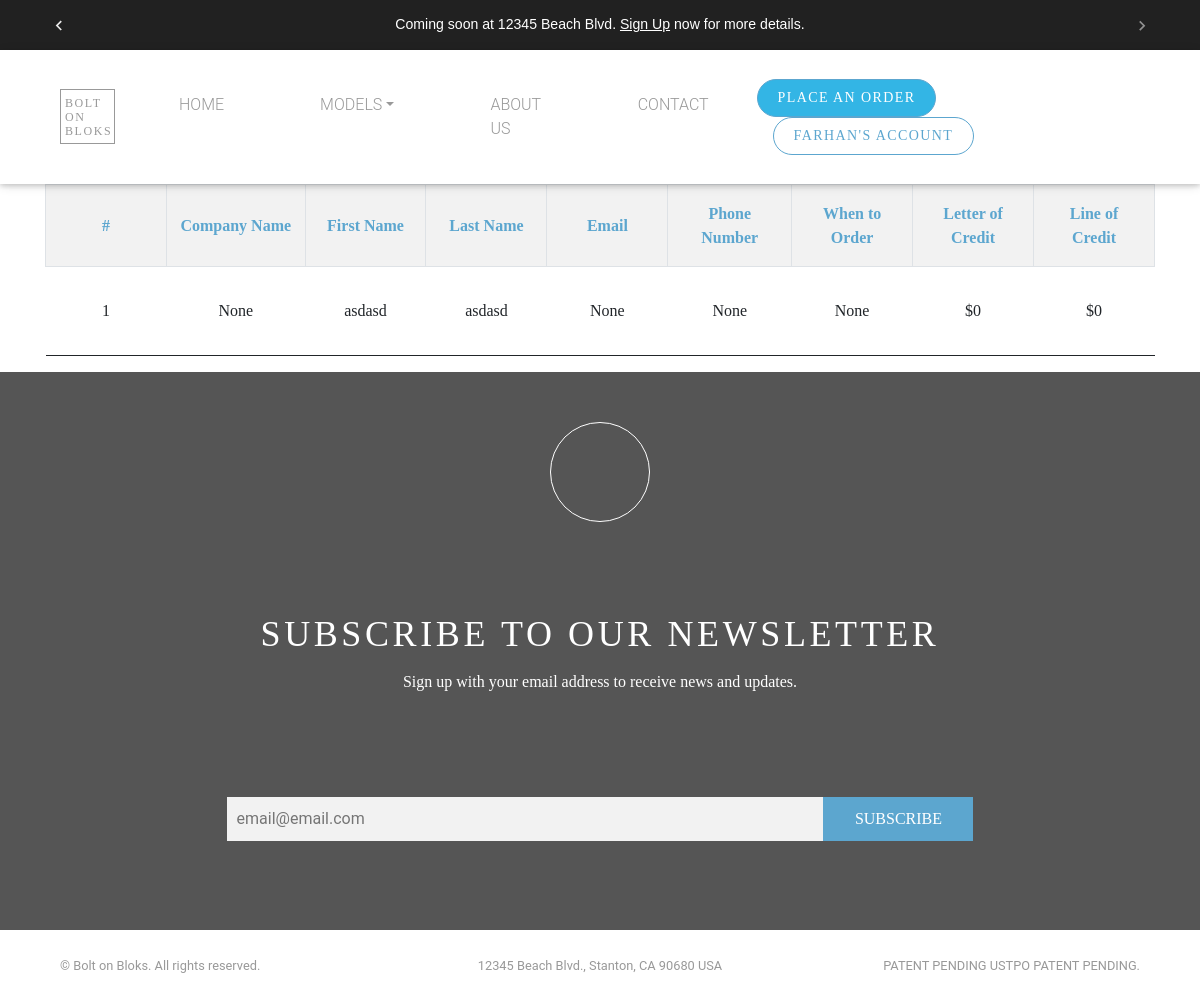
/buyer/applications (signed in), run on an earlier commit of the app's database.
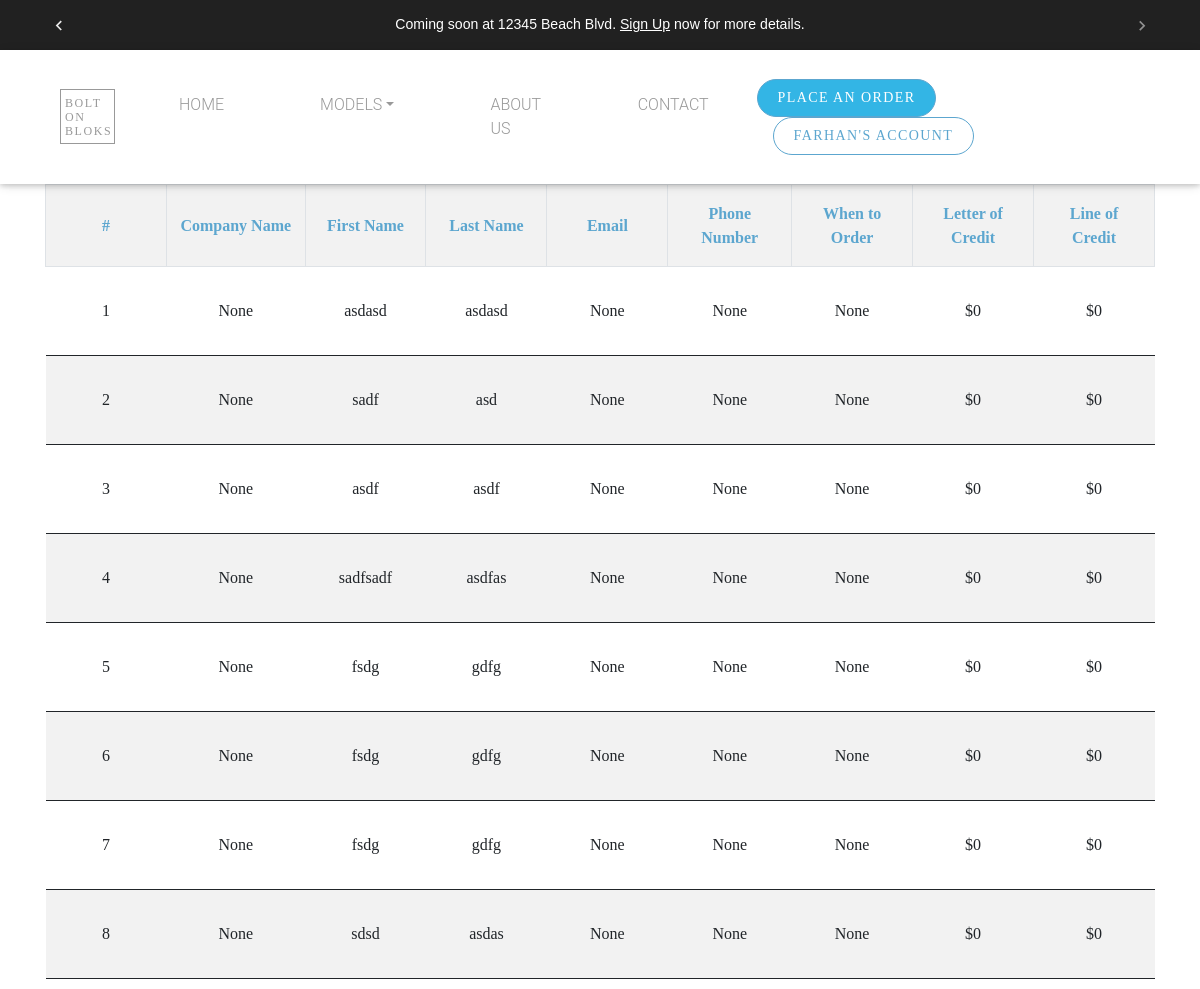
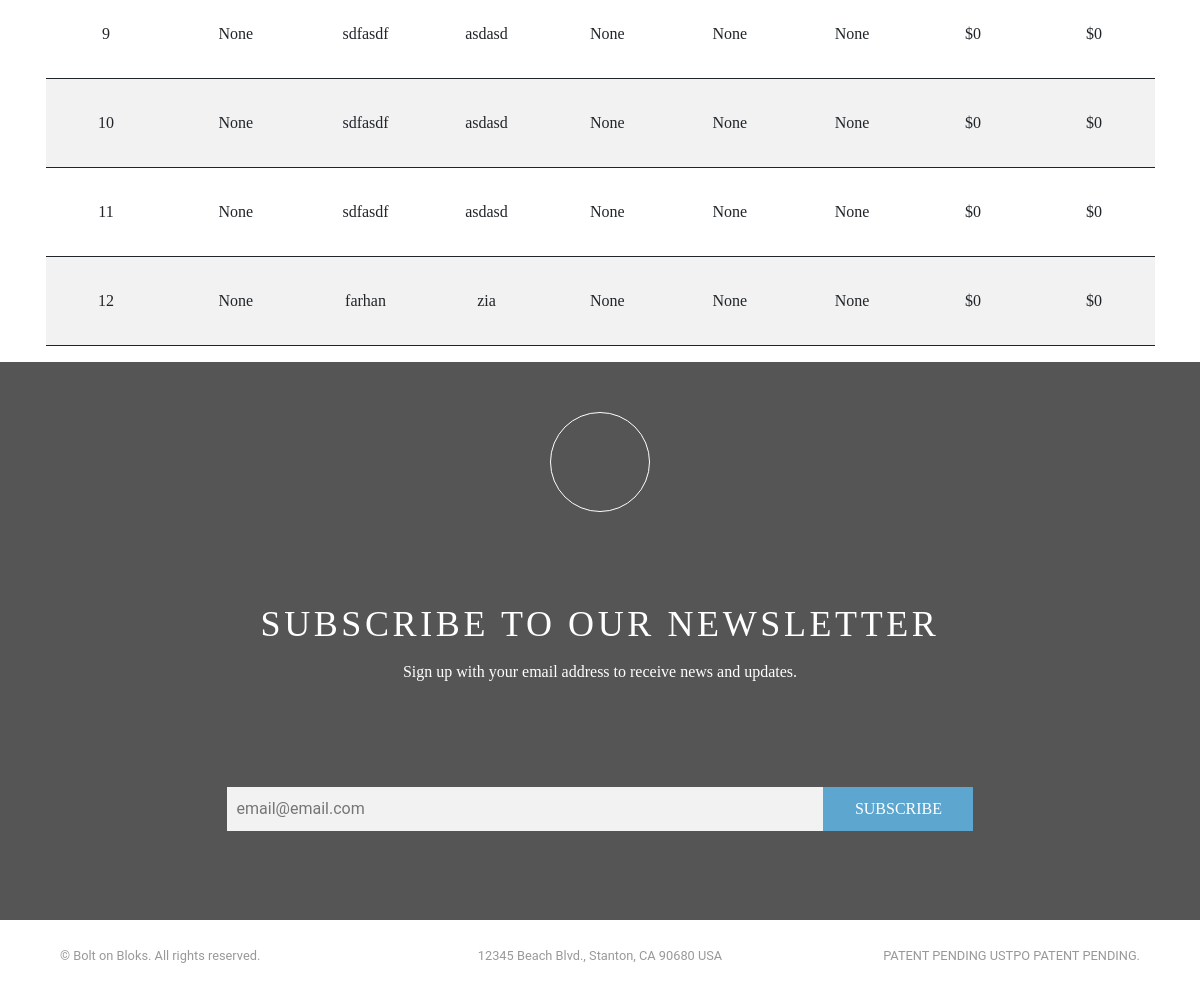
And on a later commit of the database (2 pictures, top to bottom).
### users/models.py (models this page shows, shortened)
class User(AbstractUser):
    email = models.EmailField(verbose_name='email address',max_length=255,unique=True)
    username = models.CharField(verbose_name='Username',max_length=255,default=None, blank=True, null= True)
    USERNAME_FIELD = 'email'
    REQUIRED_FIELDS = ['username']

### order/models.py (models this page shows)
class Order(models.Model):
    Type_Of_Climate_Area = (
        ('select all','Select All'),
        ('Heavy Snow Load','Heavy Snow Load'),
        ('High Wind','High Wind'),
        ('Tornado','Tornado'),
        ('Earthquake','Earthquake'),
        ('Desert','Desert'),
        ('Other','Other '),
    )
    YES_NO_CHOICES = (
        ('yes', 'Yes'),
        ('no', 'No')
    )
    user = models.ForeignKey(User, on_delete=models.CASCADE, default=None, blank=True, null=True)
    f_name = models.CharField('First Name',max_length=100)
    l_name = models.CharField('Last Name',max_length=100)
    email = models.EmailField('Email',max_length=100, help_text="Optional", blank=True, null=True)
    company_name = models.CharField('Name of Company',max_length=100, help_text="Optional", blank=True, null=True)
    phone_number = models.CharField(("Phone Number"), max_length = 18, help_text="Optional", blank=True, null=True)
    zipcode = USZipCodeField("Zip Code",blank=True, null=True)
    letter_of_credit = models.CharField("Do you have a Letter of Credit?", max_length=5, choices= YES_NO_CHOICES, blank=True, null=True)
    how_much_letter_of_credit= models.CharField("What is the value of your Letter of Credit (in USD)?",max_length=50, help_text="in USD$", blank=True, null=True)
    line_of_credit = models.CharField("Do you have a Line of Credit?", max_length=5, choices= YES_NO_CHOICES, blank=True, null=True)
    how_much_line_of_credit= models.CharField("What is the currently unused amount in your Line of Credit?",max_length=50, help_text="in USD$",blank=True, null=True)
    STATUS_CHOICES = (("3-6 Months","3-6 Months"),
        ("6-9 Months", "6-9 Months"),
        ("1 Year or More", "1 Year or More"),
        )
    When_To_Order =(
        ('urgent','Urgent(within 30 days)'),
        ('other','Other'),
        )
    when_to_order = models.CharField("When are you looking to order?",choices=When_To_Order ,max_length=50, default=None, null=True, blank=True)
    other_when_to_order = models.CharField("When To Order",choices=STATUS_CHOICES ,max_length=50, default=None, null=True, blank=True)
    type_of_climate_area = MultiSelectField("On which type of climate area(s) will the development(s) be sited? ",choices=Type_Of_Climate_Area, max_length=300, blank=True, null=True)
    other_type_of_climate_area =models.CharField(max_length=200, verbose_name="Other", null=True, blank=True)
    septic_infrastructure  = models.CharField("Does the development site already have septic infrastructure or service?",choices=YES_NO_CHOICES, max_length=100, blank=True, null=True)
    installation_septic_infrastructure  = models.CharField("Does it require the installation of septic infrastructure? (There will be a charge for initial infrastructure installation and periodic maintenance service charges.) ",choices=YES_NO_CHOICES, max_length=100, blank=True, null=True, default=None)
    class Meta:
        verbose_name = "Buyer Application"
        verbose_name_plural = "Buyer Applications"

### order/views.py (the view)
# urls.py: path('buyer/applications',ViewBuyerApp.as_view(), name="buyer-app"),
class ViewBuyerApp(LoginRequiredMixin, UserPassesTestMixin, ListView):
    def test_func(self):
        if self.request.user.is_superuser:
            return True
        else:
            return False
    model = Order
    template_name = 'order/view_orders.html'
    context_object_name = 'orders'
    def get_context_data(self, **kwargs):
        context = super(ViewBuyerApp, self).get_context_data(**kwargs)
        context.update({'title': 'Orders'})
        return context
    def get_queryset(self):
        qs = Order.objects.annotate(fieldsum=(Cast('how_much_letter_of_credit', FloatField(
        ))) + (Cast('how_much_line_of_credit', FloatField()))).order_by('-when_to_order', '-fieldsum')
        return qs

### users/forms.py
class EmailListForm(forms.ModelForm):
    class Meta:
        model = EmailList
        fields = ['email']
    def __init__(self, *args, **kwargs):
        super(EmailListForm, self).__init__(*args, **kwargs)
        self.fields['email'].widget.attrs.update({
            'placeholder': 'email@email.com',
            "class":"news-input",
        })

### users/context_processor.py (called while the page is built)
def email_form(request):
    form = EmailListForm()
    return {"subscribe_form":form}

### order/templates/order/view_orders.html
{% extends "users/base.html" %}
{% load crispy_forms_tags %}
{% load static %}
{% load humanize %}
{% block content%}
<div class="container">
    <div class="row">
        <div class="col-md-12 table-responsive">
            <table class="text-center view_order_table table table-striped table-bordered animate zoomIn">
                <tr>
                <th><b>#</b></th><th>Company Name</th><th>First Name</th><th>Last Name</th><th>Email</th><th>Phone Number</th><th>When to Order</th><th>Letter of Credit</th><th>Line of Credit</th></tr>
                {% for order in orders %}
                    <tr>
                        <td colspan="0"><strong>{{forloop.counter}}</strong></td>
                        <td>{{order.company_name}}</td>
                        <td>{{order.f_name}}</td>
                        <td>{{order.l_name}}</td>
                        <td>{{order.email}}</td>
                        <td>{{order.phone_number}}</td>
                        {% if order.when_to_order != 'other' %}
                        <td>{{order.when_to_order}}</td>
                        {% elif order.when_to_order == 'other' %}
                        <td>Within {{order.other_when_to_order}} Days</td>
                        {% endif %}
                        <td>${{order.how_much_letter_of_credit|intcomma}}</td>
                        <td>${{order.how_much_line_of_credit|intcomma}}</td>
                    </tr>
                    {% endfor %}
                </table>
        </div>
    </div>
 </div>
{% endblock%}

### users/templates/users/base.html (shortened to what this page needs)
{% load static %}
<!DOCTYPE html>
<html lang="en">
<head>
	<link type="text/css" rel="stylesheet" href="{% static 'users/new_custom/vendor/bootstrap/css/bootstrap.min.css' %}" />
	<link type="text/css" rel="stylesheet" href="{% static 'users/new_custom/css/slick.css' %}" />
	<link type="text/css" rel="stylesheet" href="{% static 'users/new_custom/css/slick-theme.css' %}" />
	<link type="text/css" rel="stylesheet" href="{% static 'users/custom/custom.css' %}" />
	<link type="text/css" rel="stylesheet" href="{% static 'users/new_custom/css/custom.css' %}" />
	<link type="text/css" rel="stylesheet" href="{% static 'users/new_custom/css/style.css' %}" />
	<link type="text/css" rel="stylesheet" href="{% static 'users/fonts/stylesheet.css' %}" />
	<link href="{% static 'MBD/css/mdb.min.css' %}" rel="stylesheet">
</head>
<body>
 <header id="nav-header">
	<div class="container-fluid bg-dark top-header-fixed">
		<div class="row">
			<div class="col-md-12 col-sm-12 add-bar">
				<div id="carouselExampleControls" class="carousel slide" data-ride="carousel">
					<div class="carousel-inner quicksand-font">
						  <div class="carousel-item active">
								<p class="top-add">Coming soon at 12345 Beach Blvd. <a href="#id_subscribe">Sign Up</a> now for more details. </p>
						  </div>
					</div>
						<a id="add-bar-control-prev" class="carousel-control-prev" href="#carouselExampleControls" role="button" data-slide="prev">
						  <span id="#add-bar-control-prev-icon" class="carousel-control-prev-icon" aria-hidden="true"></span>
						</a>
						<a id="add-bar-control-next" class="carousel-control-next" href="#carouselExampleControls" role="button" data-slide="next">
						  <span id="#add-bar-control-next-icon" class="carousel-control-next-icon" aria-hidden="true"></span>
						</a>
				</div>
			</div>
		</div>
	</div>
  <nav class="navbar navbar-expand-lg navbar-dark navbar-custom">
    <div class="container-fluid">
      <a class="navbar-brand" href="#">BOLT ON BLOKS</a>
      <div class="collapse navbar-collapse" id="navbarResponsive">
        <ul id="nav-bar" class="navbar-nav mr-auto">
          <li class="nav-item active">
            <a class="nav-link" href="{% url 'home' %}">HOME</a>
          </li>
			<li class="nav-item dropdown" >
				<a class="nav-link dropdown-toggle models" id="navbarDropdownMenuLink"
				   data-toggle="dropdown"
				   aria-haspopup="true" aria-expanded="false">MODELS</a>
			</li>
          <li class="nav-item">
            <a class="nav-link" href="#">ABOUT US</a>
          </li>
          <li class="nav-item">
            <a class="nav-link" href="{% url 'contact-us' %}">CONTACT</a>
          </li>
        </ul>
        <div class="form-inline my-2 my-lg-0">
            <a class="no-btn btn-info" href="{% url 'order-form' %}">PLACE AN ORDER</a>
           {% if request.user.is_authenticated %}
               <a class="no-btn ml-3" href="{% url 'user-profile' %}">
                  {% if request.user.first_name %}
                     {{ request.user.first_name }}'s
                  {% elif request.user.last_name %}
                     {{ request.user.last_name }}'s
                  {% endif %}
                  Account</a>
           {% endif %}
        </div>
      </div>
    </nav>
</header>
	<div class="md-padding">
		{% block  content %}
		{% endblock %}
	</div>
   <div class="container-fluid">
      <div class="row">
        <div class="col-md-12">
         <form  class="no-margin" method="POST" action="{% url 'home' %}">
            <div class="row news-letter txt-center">
            <div class="icon-div">
            </div>
            <div class="col-md-12">
              <p class="subsribe-us-txt">SUBSCRIBE TO OUR NEWSLETTER</p>
              <p class="sign-up-txt">Sign up with your email address to receive news and updates.</p>
            </div>
            <div class="col-md-12 sub-input-parent">
			   {{subscribe_form.email}}
			   <button class="subsribe-btn">SUBSCRIBE</button>
            </div>
            </div>
         </form>
        </div>
      </div>
   </div>
   <footer>
      <div class="container-fluid">
         <div class="row">
             <div class="col-lg-4"><p class="m-0 text-left small">&copy; Bolt on Bloks. All rights reserved.</p></div>
             <div class="col-lg-4"><p class="m-0 text-center small">12345 Beach Blvd., Stanton, CA 90680 USA</p></div>
             <div class="col-lg-4"><p class="m-0 text-right small">PATENT PENDING USTPO PATENT PENDING.</p></div>
         </div>
      </div>
   </footer>
</body>
</html>

### static/users/custom/custom.css (style rules this page uses)
html { scroll-behavior: smooth; font-family: 'Quicksand', sans-serif !important; }
.quicksand-font { font-family: 'Quicksand', sans-serif !important; }
table { font-family: didot-w01-italic, serif; }
form { margin-left: 100px !important; margin-right: 100px !important; }
.view_order_table { font-family: Montserrat; border-bottom: 2px solid; }
.view_order_table { border-bottom: 2px solid; }
.view_order_table tbody tr { border-bottom: 1px solid; }
.view_order_table tbody tr td { vertical-align: middle; border: none; }
.view_order_table th { color: #5CA6CF; font-size: 1rem; font-weight: 600; vertical-align: middle !important; }
.view_order_table td { font-size: 1rem; padding: 2rem 3px 2rem 3px !important; width: 5em; }
.top-add { padding-top: 14px; text-align: center; color: white; font-weight: 400; }
.add-bar { font-size: .88em; height: 50px; }
.top-add a { color: white !important; font-weight: 500; text-decoration: underline; }
#add-bar-control-prev { position: absolute; left: -15px; width: 10%; }
#add-bar-control-next { position: absolute; right: -15px; width: 10%; }
.no-margin { margin-left: 0px !important; margin-right: 0px !important; }

### static/users/new_custom/css/custom.css (style rules this page uses)
body { font-family: 'Montserrat', sans-serif; }
.navbar-custom { z-index: 4; padding-top: 1.8rem; padding-bottom: 1.8rem; background-color: rgba(255, 255, 255, 1) }
.navbar-custom .navbar-brand { text-transform: uppercase; font-size: 1rem; letter-spacing: .1rem; font-weight: 700;font-family: Hoefler Text; font-style: normal; font-weight: normal; font-size: 12px; line-height: 14px; color: #999; width: 55px; height: 55px; border: 1px solid #999; white-space: initial; padding: 6px 4px; }
.navbar-dark .navbar-nav .nav-link { color: #999 !important; }
.no-btn { text-transform: uppercase; background-color:#fff; border:1px solid #5CA6CF; color: #5CA6CF; border-radius: 25px; font-family: Montserrat; font-style: normal; font-weight: normal; font-size: 14px; line-height: 22px; text-align: center; letter-spacing: 0.1em; padding: 7px 20px; }
.navbar-dark .navbar-nav .active>.nav-link, .navbar-dark .navbar-nav .nav-link.active, .navbar-dark .navbar-nav .nav-link.show, .navbar-dark .navbar-nav .show>.nav-link,.navbar-dark .navbar-nav .nav-link:focus, .navbar-dark .navbar-nav .nav-link:hover { color: #999; }
@media (min-width: 992px) { .navbar-expand-lg .navbar-nav .nav-link { padding-right: 3rem; padding-left: 3rem; } }
footer { padding-bottom: 1.6rem!important;padding-top: 1.6rem!important; }
footer p { color: #999; }
@media (min-width:768px) { footer,.navbar-custom { padding-right: 45px; padding-left: 45px; } }

### static/users/new_custom/css/style.css (style rules this page uses)
.news-letter { background: linear-gradient(0deg, #555555, #555555), #FFFFFF; height: 558px; }
.txt-center { text-align: center; }
.icon-div { height: 100px; width: 100px; border-radius: 50px; border: 1px solid #FFFFFF; margin-right: auto; margin-left: auto; margin-top: 50px; }
.subsribe-us-txt { font-family: Montserrat; font-style: normal; font-weight: normal; font-size: 36px; line-height: 44px; text-align: center; letter-spacing: 0.1em; color: #FFFFFF; }
.sign-up-txt { font-family: Montserrat; font-style: normal; font-weight: normal; font-size: 16px; line-height: 20px; text-align: center; color: #FFFFFF; }
.news-input { width: 50%; padding: 10px; background: #F2F2F2; border: none; }
.subsribe-btn { font-family: Montserrat; text-transform: capitalize; padding: 10px; background: #5ca6cf; width: 150px; border-color: #5ca6cf; color: #FFFFFF; border: none; margin-left: -7px; }
.sub-input-parent { text-align: center; padding: 0 !important; }
@media only screen and (min-width: 768px) { header { z-index: 5; width: 100% !important; } }
@media only screen and (min-width: 768px) { .top-header-fixed { z-index: 5; } }
@media only screen and (max-width: 3200px) and (min-width: 481px) { .navbar-custom { position: relative !important; } }

What changed in the data, as far as the page shows it:
added Order: company_name "None", f_name "sadf", l_name "asd", email "None", phone_number "None", when_to_order "None", how_much_letter_of_credit "0", how_much_line_of_credit "0"
added Order: company_name "None", f_name "asdf", l_name "asdf", email "None", phone_number "None", when_to_order "None", how_much_letter_of_credit "0", how_much_line_of_credit "0"
added Order: company_name "None", f_name "sadfsadf", l_name "asdfas", email "None", phone_number "None", when_to_order "None", how_much_letter_of_credit "0", how_much_line_of_credit "0"
added Order: company_name "None", f_name "fsdg", l_name "gdfg", email "None", phone_number "None", when_to_order "None", how_much_letter_of_credit "0", how_much_line_of_credit "0"
added Order: company_name "None", f_name "fsdg", l_name "gdfg", email "None", phone_number "None", when_to_order "None", how_much_letter_of_credit "0", how_much_line_of_credit "0"
added Order: company_name "None", f_name "fsdg", l_name "gdfg", email "None", phone_number "None", when_to_order "None", how_much_letter_of_credit "0", how_much_line_of_credit "0"
added Order: company_name "None", f_name "sdsd", l_name "asdas", email "None", phone_number "None", when_to_order "None", how_much_letter_of_credit "0", how_much_line_of_credit "0"
added Order: company_name "None", f_name "sdfasdf", l_name "asdasd", email "None", phone_number "None", when_to_order "None", how_much_letter_of_credit "0", how_much_line_of_credit "0"
added Order: company_name "None", f_name "sdfasdf", l_name "asdasd", email "None", phone_number "None", when_to_order "None", how_much_letter_of_credit "0", how_much_line_of_credit "0"
added Order: company_name "None", f_name "sdfasdf", l_name "asdasd", email "None", phone_number "None", when_to_order "None", how_much_letter_of_credit "0", how_much_line_of_credit "0"
added Order: company_name "None", f_name "farhan", l_name "zia", email "None", phone_number "None", when_to_order "None", how_much_letter_of_credit "0", how_much_line_of_credit "0"
